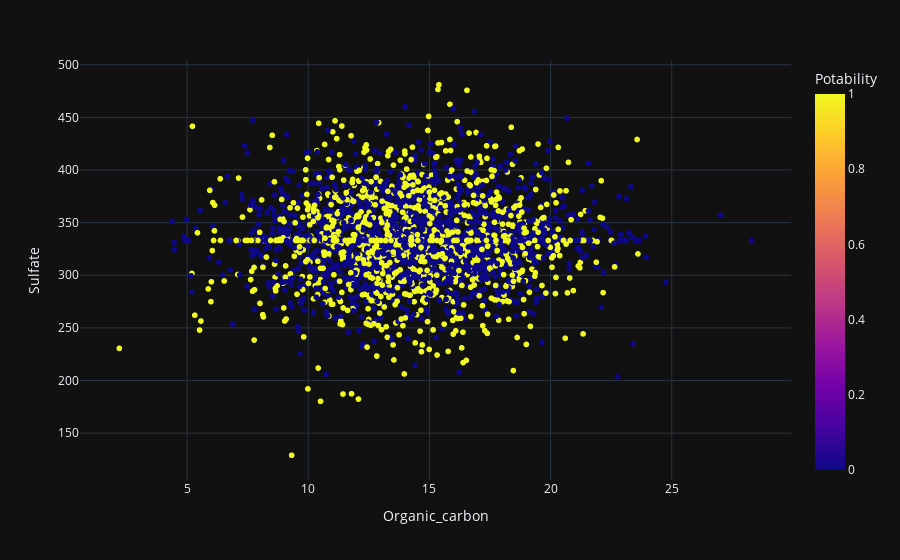

Source (notebook cell):
### Code cell
fig=px.scatter(df,x='Organic_carbon',y='Sulfate',color='Potability',template="plotly_dark")
fig.show()

### Figure 1 — Plotly figure (JSON) as saved in the notebook; plotly's stock layout.template omitted (floating-point values rounded to 4 significant figures; data arrays with more than 128 entries replaced by an {"elided": "..."} marker saying what was removed)
{"data": [{"hovertemplate": "Organic_carbon=%{x}<br>Sulfate=%{y}<br>Potability=%{marker.color}<extra></extra>", "legendgroup": "", "marker": {"color": {"elided": "3276 int values"}, "coloraxis": "coloraxis", "symbol": "circle"}, "mode": "markers", "name": "", "showlegend": false, "type": "scattergl", "x": {"elided": "3276 float values"}, "xaxis": "x", "y": {"elided": "3276 float values"}, "yaxis": "y"}], "layout": {"coloraxis": {"colorbar": {"title": {"text": "Potability"}}, "colorscale": [[0, "#0d0887"], [0.1111, "#46039f"], [0.2222, "#7201a8"], [0.3333, "#9c179e"], [0.4444, "#bd3786"], [0.5556, "#d8576b"], [0.6667, "#ed7953"], [0.7778, "#fb9f3a"], [0.8889, "#fdca26"], [1, "#f0f921"]]}, "legend": {"tracegroupgap": 0}, "margin": {"t": 60}, "xaxis": {"anchor": "y", "domain": [0, 1], "title": {"text": "Organic_carbon"}}, "yaxis": {"anchor": "x", "domain": [0, 1], "title": {"text": "Sulfate"}}}}
